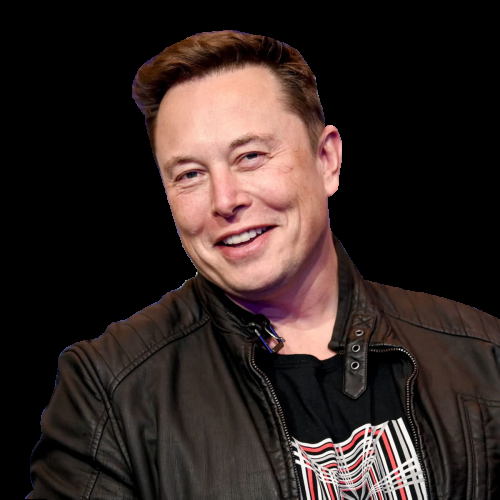
#> input picture may AI batch/try_opencv_project/images/alone_musk/Elon-Musk-PNG-Photos.png, 500 x 500 px, found by its file name; its folder holds only this picture in this run
$ python tranin.py
#> lines starting #> are read from the running program, lines starting #| are printed output that depends on the picture
import cv2
import os
import numpy as np


face_detector = cv2.CascadeClassifier(cv2.data.haarcascades +"haarcascade_frontalface_default.xml")

peoples = ["alone_musk", "kristina_pemenova"]

path = r"C:\Users\17nru\OneDrive\Desktop\ee\images"

features = []
labels = []

for person in peoples:
    folder_path = os.path.join(path, person)

    label = peoples.index(person)

    for images in os.listdir(folder_path):
        images_path = os.path.join(folder_path, images)

        images_array = cv2.imread(images_path)
#> images_array is the input picture: shape (500, 500, 3); mean B, G, R 35.3, 38.2, 50.6

        image_gray = cv2.cvtColor(images_array, cv2.COLOR_RGB2GRAY)
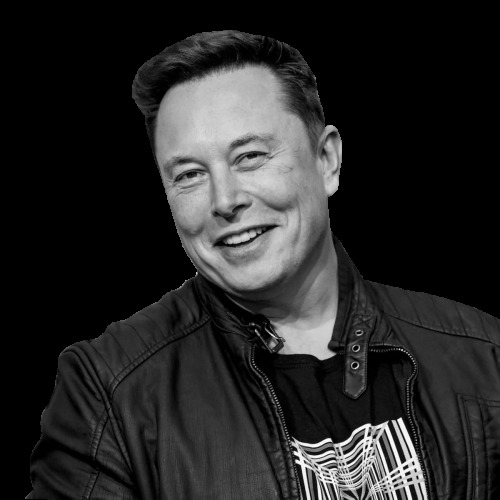
#> image_gray: shape (500, 500); min 0, max 250, mean 38.7

        face_region = face_detector.detectMultiScale(image_gray, scaleFactor=1.1, minNeighbors=3)
#> face_region = [[140, 83, 195, 195]]

        for (x, y, w, h) in face_region:
            # cv2.rectangle(images_array, (x, y), (x+w, y+h), (23, 34, 45), 6)
            # cv2.imshow("Ee", images_array)

            # cv2.waitKey(0)
            face_roi = image_gray[y : y+h, x : x + w]
            features.append(face_roi)
            labels.append(label)
#> this loop made 1 pass
#> pass 1, `face_roi = image_gray[y : y+h, x : x + w]`:
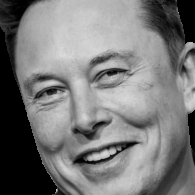
#> face_roi: shape (195, 195); min 0, max 219, mean 120.8
#> after the loop, features = 1 item; labels = [0]
#> pass 2 of the loop `for person in peoples:`:
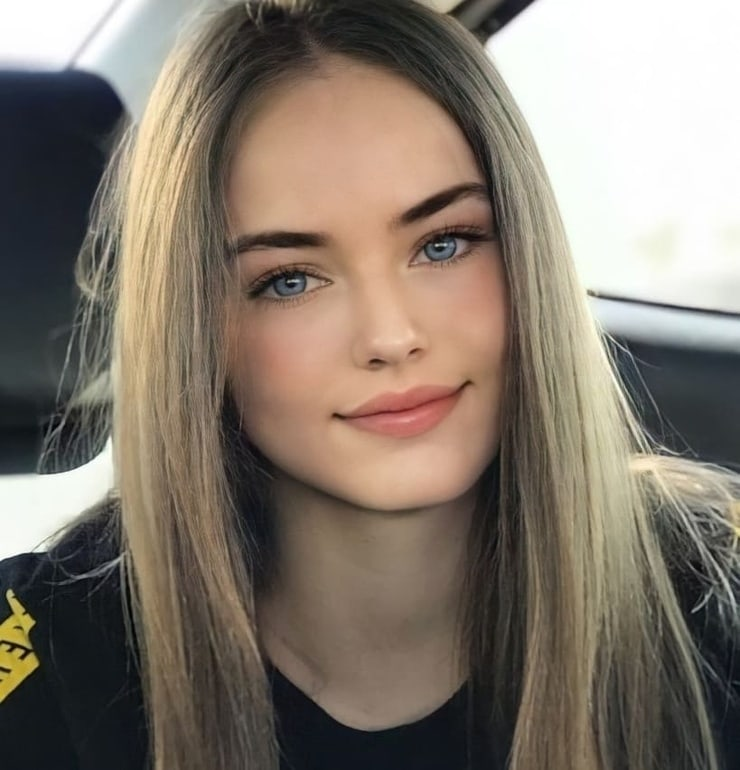
#> input picture may AI batch/try_opencv_project/images/kristina_pemenova/740full-kristina-pimenova.jpg, 740 x 770 px, found by its file name
#> images_array is the input picture: shape (770, 740, 3); mean B, G, R 108.2, 119.7, 130.4
#> image_gray: shape (770, 740)
#> face_region = [[259, 435, 262, 262], [166, 96, 417, 417]]
#> the loop `for (x, y, w, h) in face_region: # cv2.rectangle(images_array, (x, y),..` made 2 passes
#> pass 1, `face_roi = image_gray[y : y+h, x : x + w]`:
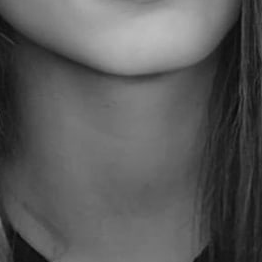
#> face_roi: shape (262, 262); min 6, max 188, mean 89.5
#> pass 2, `face_roi = image_gray[y : y+h, x : x + w]`:
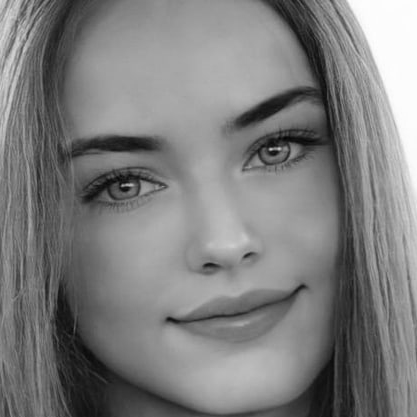
#> face_roi: shape (417, 417); min 2, max 255, mean 125.7
#> after the loop `for (x, y, w, h) in face_region:`: features = 3 items; labels = [0, 1, 1]

features_array = np.array(features, dtype = "object")

labels = np.array(labels)


train_data = cv2.face.LBPHFaceRecognizer_create()


train_data.train(features_array, labels)


train_data.save("face_predictor_model_new.yml")
